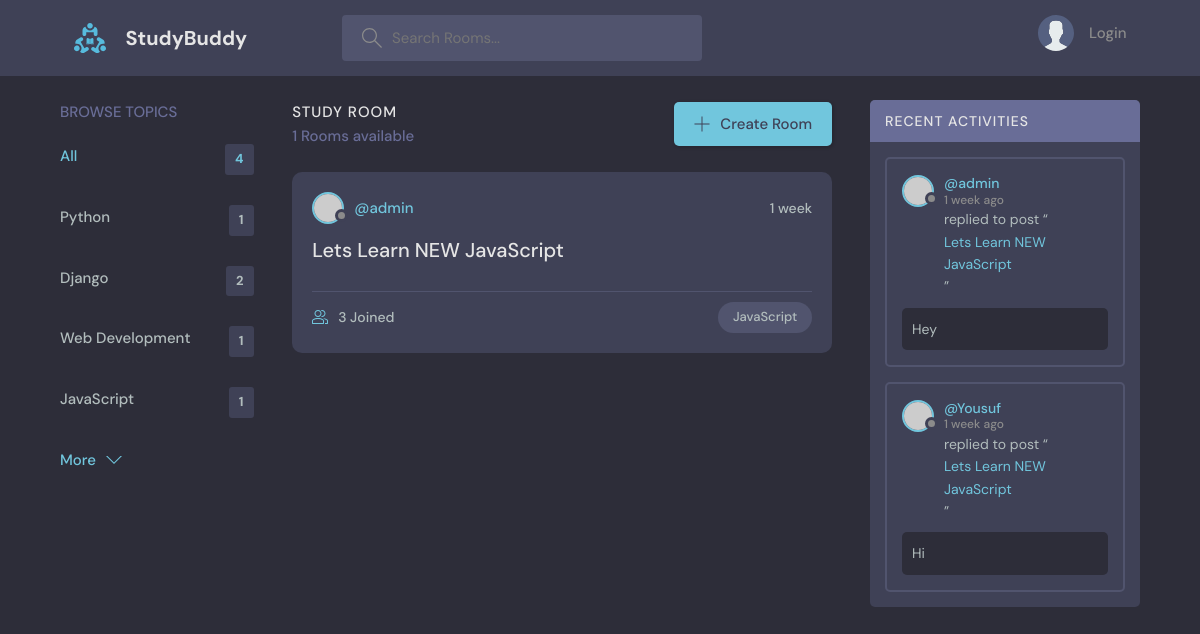
Screenshot of /?q=JavaScript with the database file from the repository.
### base/models.py (models this page shows, shortened)
class Topic(models.Model):
    name = models.CharField(max_length=200)

class Room(models.Model):
    host = models.ForeignKey(User, on_delete=models.SET_NULL, null=True)
    topic = models.ForeignKey(Topic, on_delete=models.SET_NULL, null=True)
    name = models.CharField(max_length=200)
    description = models.TextField(null=True, blank=True)
    participants = models.ManyToManyField(User, related_name='participants', blank=True)
    updated = models.DateTimeField(auto_now=True)
    created = models.DateTimeField(auto_now_add=True)
    class Meta:
        ordering = ['-updated', '-created']

class Message(models.Model):
    user = models.ForeignKey(User, on_delete=models.CASCADE)
    room = models.ForeignKey(Room, on_delete=models.CASCADE)
    body = models.TextField()
    updated = models.DateTimeField(auto_now=True)
    created = models.DateTimeField(auto_now_add=True)

### base/views.py (the view)
# urls.py: path('', views.home, name="home"),
def home(request):
    q = ''
    if request.GET.get('q') != None:
        q = request.GET.get('q')
    rooms = Room.objects.filter(
        Q(topic__name__icontains=q) |
        Q(name__icontains=q) |
        Q(description__icontains=q)
    )
    room_messages = Message.objects.filter(
        Q(room__topic__name__icontains=q)
    )
    room_count = rooms.count()
    topics = Topic.objects.all()
    context = {'rooms': rooms, 'topics': topics, 'room_count': room_count, 'room_messages': room_messages}
    return render(request, 'base/home.html', context)

### base/templates/base/home.html
{% extends 'main.html' %}
{% block content %}
    <main class="layout layout--3">
      <div class="container">
        {% include 'base/topics_component.html' %}
        {% include 'base/feed_component.html' %}
        {% include 'base/activity_component.html' %}
      </div>
    </main>
    {% endblock content %}

### base/templates/base/topics_component.html
        <div class="topics">
            <div class="topics__header">
              <h2>Browse Topics</h2>
            </div>
            <ul class="topics__list">
              <li>
                <a href="/" class="active">All <span>{{topics.count}}</span></a>
              </li>
              {% for topic in topics %}
              <li>
                <a href="{% url 'home' %}?q={{topic.name}}">{{topic.name}} <span>{{topic.room_set.all.count}}</span></a>
              </li>
              {% endfor %}
            </ul>
            <a class="btn btn--link" href="topics.html">
              More
              <svg version="1.1" xmlns="http://www.w3.org/2000/svg" width="32" height="32" viewBox="0 0 32 32">
                <title>chevron-down</title>
                <path d="M16 21l-13-13h-3l16 16 16-16h-3l-13 13z"></path>
              </svg>
            </a>
          </div>

### base/templates/base/feed_component.html (shortened to what this page needs)
<div class="roomList">
    {% if request.path == '/' %}
    <div class="roomList__header">
      <div>
        <h2>Study Room</h2>
        <p>{{room_count}} Rooms available</p>
      </div>
      <a class="btn btn--main" href="{% url 'create-room' %}">
        <svg version="1.1" xmlns="http://www.w3.org/2000/svg" width="32" height="32" viewBox="0 0 32 32">
          <title>add</title>
          <path
            d="M16.943 0.943h-1.885v14.115h-14.115v1.885h14.115v14.115h1.885v-14.115h14.115v-1.885h-14.115v-14.115z"
          ></path>
        </svg>
        Create Room
      </a>
    </div>
    {% endif %}
    {% for room in rooms %}
    <div class="roomListRoom">
      <div class="roomListRoom__header">
        <a href="{% url 'user-profile' room.host.id %}" class="roomListRoom__author">
          <div class="avatar avatar--small">
            <img src="https://randomuser.me/api/portraits/women/11.jpg" />
          </div>
          <span>@{{room.host.username}}</span>
        </a>
        <div class="roomListRoom__actions">
          <span>{{room.created|timesince}}</span>
        </div>
      </div>
      <div class="roomListRoom__content">
        <a href="{% url 'room' room.id %}">{{room.name}}</a>
      </div>
      <div class="roomListRoom__meta">
        <a href="{% url 'room' room.id %}" class="roomListRoom__joined">
          {{room.participants.all.count}} Joined
        </a>
        <p class="roomListRoom__topic">{{room.topic.name}}</p>
      </div>
    </div>
    {% endfor %}
</div>

### base/templates/base/activity_component.html (shortened to what this page needs)
<div class="activities">
    <div class="activities__header">
      <h2>Recent Activities</h2>
    </div>
    {% for recent in room_messages%}
    <div class="activities__box">
      <div class="activities__boxHeader roomListRoom__header">
        <a href="{% url 'user-profile' recent.user.id %}" class="roomListRoom__author">
          <div class="avatar avatar--small">
            <img src="https://randomuser.me/api/portraits/women/11.jpg" />
          </div>
          <p>
            @{{recent.user}}
            <span>{{recent.created|timesince}} ago</span>
          </p>
        </a>
      </div>
      <div class="activities__boxContent">
        <p>replied to post “<a href="{% url 'room' recent.room.id %}">{{recent.room.name}}</a>”</p>
        <div class="activities__boxRoomContent">
            {{recent.body}}
        </div>
      </div>
    </div>
    {% endfor %}
  </div>

### rows the page displays
Topic: name "Python", room_set.all.count "1"
Topic: name "Django", room_set.all.count "2"
Topic: name "Web Development", room_set.all.count "1"
Topic: name "JavaScript", room_set.all.count "1"
Room: host.username "admin", created "1 week", name "Lets Learn NEW JavaScript", participants.all.count "3", topic.name "JavaScript"
Message: user "admin", created "1 week", room.name "Lets Learn NEW JavaScript", body "Hey"
Message: user "Yousuf", created "1 week", room.name "Lets Learn NEW JavaScript", body "Hi"

### other values shown
{{ topics.count }} "4"
{{ room_count }} "1"
